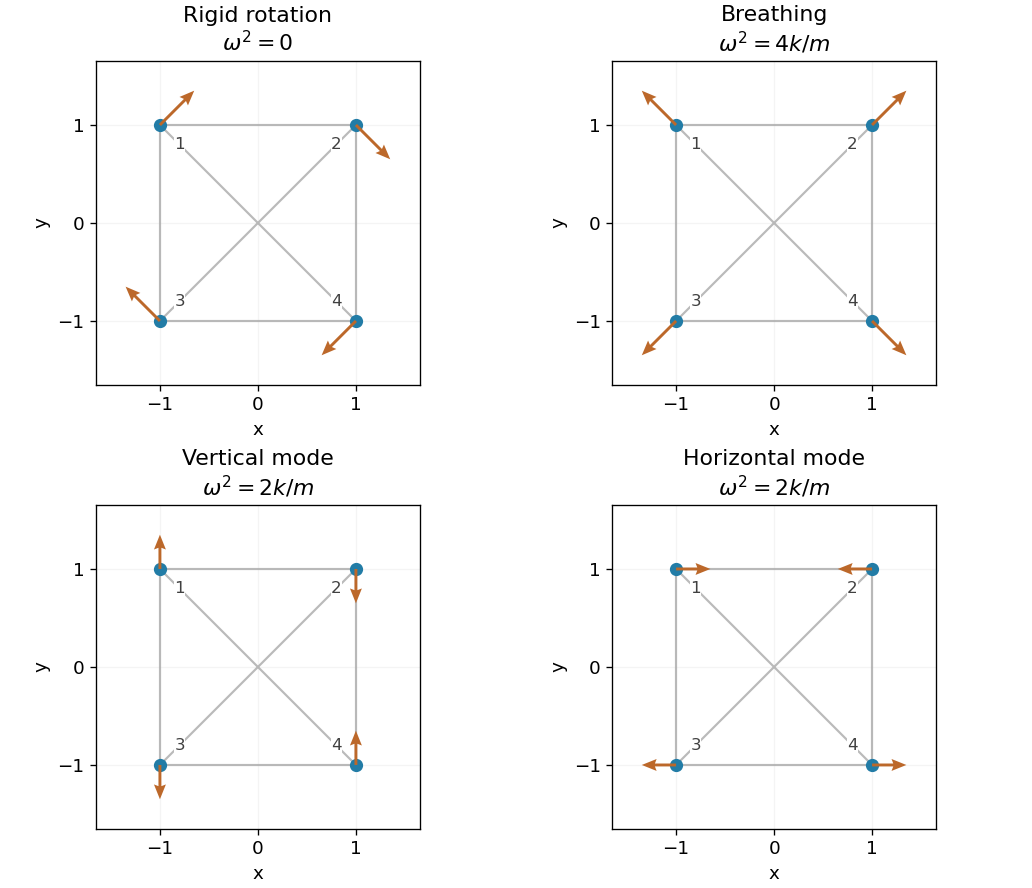

This figure's Python source:
"""Original displacement patterns for four masses joined by all six springs."""
from pathlib import Path
import itertools
import matplotlib
matplotlib.use('Agg')
import matplotlib.pyplot as plt
import numpy as np

def main():
    plt.rcParams.update({'font.size':11,'figure.facecolor':'white','axes.facecolor':'white'})
    positions=np.array([[-1,1],[1,1],[-1,-1],[1,-1]],dtype=float)
    modes=[('Rigid rotation',r'$\omega^2=0$',[1,1,1,-1,-1,1,-1,-1]),('Breathing',r'$\omega^2=4k/m$',[-1,1,1,1,-1,-1,1,-1]),('Vertical mode',r'$\omega^2=2k/m$',[0,1,0,-1,0,-1,0,1]),('Horizontal mode',r'$\omega^2=2k/m$',[1,0,-1,0,-1,0,1,0])]
    fig,axes=plt.subplots(2,2,figsize=(8.6,7.4),dpi=120,layout='constrained')
    for ax,(name,freq,raw) in zip(axes.flat,modes):
        for i,j in itertools.combinations(range(4),2):
            edge=positions[[i,j]]
            ax.plot(edge[:,0],edge[:,1],color='0.73',lw=1.3,zorder=1)
        ax.scatter(positions[:,0],positions[:,1],s=48,color='#227ca6',zorder=4)
        displacement=np.array(raw,dtype=float).reshape(4,2)*.35
        ax.quiver(positions[:,0],positions[:,1],displacement[:,0],displacement[:,1],angles='xy',scale_units='xy',scale=1,color='#bc682a',width=.009,headwidth=4.1,headlength=5.1,zorder=5)
        for i,(x,y) in enumerate(positions):ax.text(.80*x,.80*y,str(i+1),ha='center',va='center',fontsize=10,color='0.25',bbox={'facecolor':'white','edgecolor':'none','pad':.2})
        ax.set(xlim=(-1.65,1.65),ylim=(-1.65,1.65),xticks=[-1,0,1],yticks=[-1,0,1],xlabel='x',ylabel='y',title=name+'\n'+freq)
        ax.set_aspect('equal')
        ax.grid(alpha=.13)
    fig.savefig(Path(__file__).with_suffix('.png').name,facecolor='white',transparent=False)
    plt.close(fig)

if __name__=='__main__':main()
